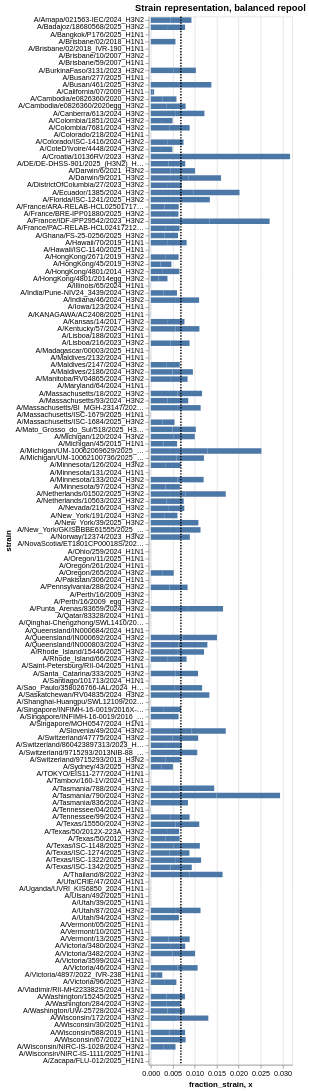

The notebook cell this image was saved under:
### Markdown cell above
## Visualize barcode- and strain-level balancing in the current pool

### Code cell
# Plot the current fraction of each strain in the pool
strains_chart = (
    alt.Chart(mean_single_well)
    .encode(
        alt.X(
            "fraction_strain",
            scale=alt.Scale(nice=False, padding=3),
        ),
        alt.Y("strain"),
        
        tooltip = ['strain', 'fraction_strain', 'est_tcid50'],
    )
).mark_bar(height={"band": 0.85}).properties(
        height=alt.Step(10),
        width=250,
        title="",
    ).properties(
        height = alt.Step(10),
        width = 200,
        title = "Strain representation, balanced repool")

# add veritcal line where we would expect equal representation of all barcodes in pool
expected_line = alt.Chart(
    pd.DataFrame({'x': [1/num_strains]})
).mark_rule(strokeDash = [2,2], strokeWidth = 2).encode(x = 'x')

# plot both barcode counts and expected line
strains_chart + expected_line

### Figure 1 — Vega-Lite specification as saved in the notebook (floating-point values rounded to 4 significant figures; data arrays with more than 128 entries replaced by an {"elided": "..."} marker saying what was removed)
{"config": {"view": {"continuousWidth": 300, "continuousHeight": 300}}, "layer": [{"data": {"name": "data-2b00e9c7f242e5c2aede85cb7a2c4e91"}, "mark": {"type": "bar", "height": {"band": 0.85}}, "encoding": {"tooltip": [{"field": "strain", "type": "nominal"}, {"field": "fraction_strain", "type": "quantitative"}, {"field": "est_tcid50", "type": "quantitative"}], "x": {"field": "fraction_strain", "scale": {"nice": false, "padding": 3}, "type": "quantitative"}, "y": {"field": "strain", "type": "nominal"}}, "title": "Strain representation, balanced repool"}, {"data": {"name": "data-29eb2ad8188ecf345adcb3243f7aa17b"}, "mark": {"type": "rule", "strokeDash": [2, 2], "strokeWidth": 2}, "encoding": {"x": {"field": "x", "type": "quantitative"}}}], "height": {"step": 10}, "width": 200, "$schema": "https://vega.github.io/schema/vega-lite/v5.16.3.json", "datasets": {"data-2b00e9c7f242e5c2aede85cb7a2c4e91": {"elided": "292 records"}, "data-29eb2ad8188ecf345adcb3243f7aa17b": [{"x": 0.006849}]}}
